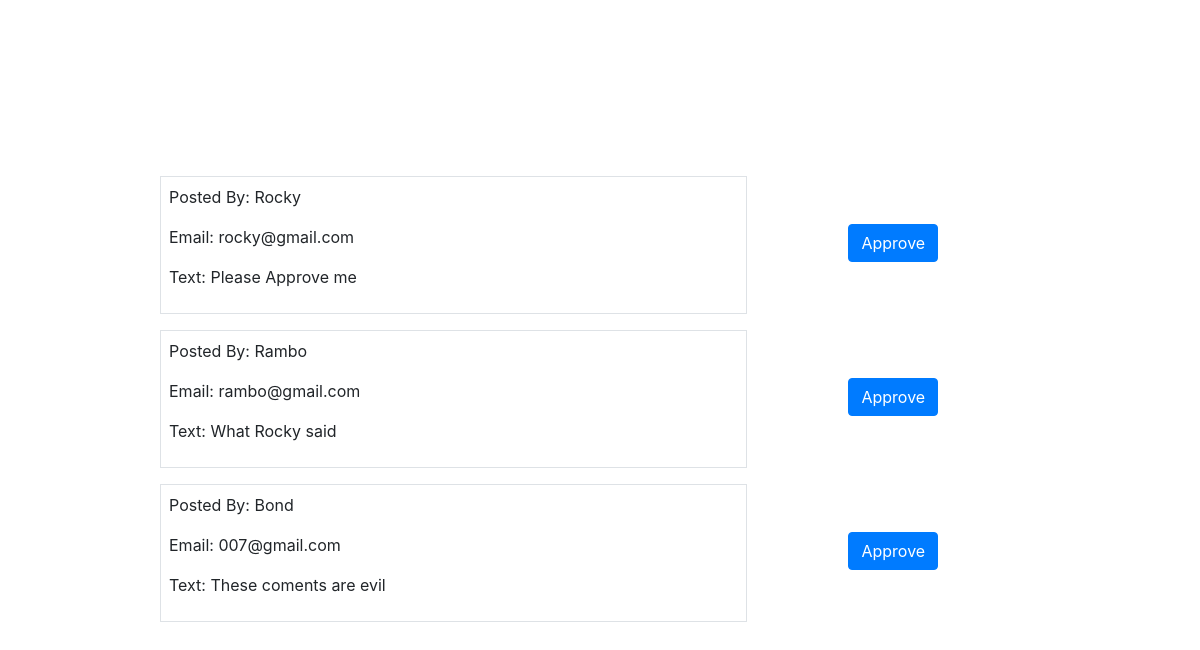
Page /index.php?page=admin on the committed database.
### tables this page shows
CREATE TABLE `comment` (
  `id` int(11) NOT NULL,
  `name` varchar(100) NOT NULL,
  `email` varchar(100) NOT NULL,
  `text` varchar(255) NOT NULL,
  `approved` tinyint(1) NOT NULL DEFAULT '0'
);

### models/Comment.php (called while the page is built, shortened)
<?php
    class Comment{
      public static function unaprroved(){
        $con = DB::getInstance()->getConnection();
        return $con->query("select * from comment where approved = false")->fetchAll();
      }
    }

### views/admin.php (the view, shortened to what this page needs)
<?php
    $comments = Comment::unaprroved();
?>
<div class="container">
  <div class="row">
  <?php foreach($comments as $comment): ?>
    <div class="col-12 mt-3">
      <div class="row">
        <div class="col-8 border p-2">
          <p>Posted By: <?= $comment->name ?></p>
          <p>Email: <?= $comment->email ?></p>
          <p>Text: <?= $comment->text ?></p>
        </div>
        <div class="col-4">
          <div class="text-center mt-5">
          <button class="btn btn-primary aprrove" data-id="<?= $comment->id ?>">Approve</button>
          </div>
        </div>
      </div>
    </div>
  <?php endforeach; ?>
  </div>
</div>

### css/style.css (style rules this page uses)
body { padding: 10rem; }

### rows in the picture
comment: name "Rocky", email "rocky@gmail.com", text "Please Approve me"
comment: name "Rambo", email "rambo@gmail.com", text "What Rocky said"
comment: name "Bond", email "007@gmail.com", text "These coments are evil"
